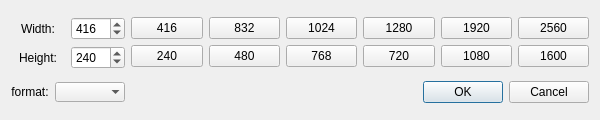
<?xml version="1.0" encoding="UTF-8"?>
<ui version="4.0">
 <class>yuvParamSet</class>
 <widget class="QDialog" name="yuvParamSet">
  <property name="geometry">
   <rect>
    <x>0</x>
    <y>0</y>
    <width>600</width>
    <height>120</height>
   </rect>
  </property>
  <property name="minimumSize">
   <size>
    <width>600</width>
    <height>120</height>
   </size>
  </property>
  <property name="maximumSize">
   <size>
    <width>619</width>
    <height>120</height>
   </size>
  </property>
  <property name="acceptDrops">
   <bool>false</bool>
  </property>
  <property name="windowTitle">
   <string>yuvParamSet</string>
  </property>
  <layout class="QGridLayout" name="gridLayout_2">
   <item row="0" column="0">
    <layout class="QHBoxLayout" name="horizontalLayout">
     <item>
      <layout class="QVBoxLayout" name="verticalLayout_3">
       <item>
        <widget class="QLabel" name="label">
         <property name="text">
          <string>Width:</string>
         </property>
         <property name="alignment">
          <set>Qt::AlignCenter</set>
         </property>
        </widget>
       </item>
       <item>
        <widget class="QLabel" name="label_2">
         <property name="text">
          <string>Height:</string>
         </property>
         <property name="alignment">
          <set>Qt::AlignCenter</set>
         </property>
        </widget>
       </item>
      </layout>
     </item>
     <item>
      <layout class="QVBoxLayout" name="verticalLayout_2">
       <item>
        <widget class="QSpinBox" name="spinBox_width">
         <property name="minimum">
          <number>240</number>
         </property>
         <property name="maximum">
          <number>2560</number>
         </property>
         <property name="singleStep">
          <number>2</number>
         </property>
         <property name="value">
          <number>416</number>
         </property>
        </widget>
       </item>
       <item>
        <widget class="QSpinBox" name="spinBox_height">
         <property name="minimum">
          <number>120</number>
         </property>
         <property name="maximum">
          <number>1600</number>
         </property>
         <property name="singleStep">
          <number>2</number>
         </property>
         <property name="value">
          <number>240</number>
         </property>
        </widget>
       </item>
      </layout>
     </item>
    </layout>
   </item>
   <item row="0" column="1">
    <layout class="QGridLayout" name="gridLayout">
     <item row="0" column="1">
      <widget class="QPushButton" name="p832">
       <property name="text">
        <string>832</string>
       </property>
      </widget>
     </item>
     <item row="0" column="3">
      <widget class="QPushButton" name="p1280">
       <property name="text">
        <string>1280</string>
       </property>
      </widget>
     </item>
     <item row="1" column="1">
      <widget class="QPushButton" name="p480">
       <property name="text">
        <string>480</string>
       </property>
      </widget>
     </item>
     <item row="0" column="0">
      <widget class="QPushButton" name="p416">
       <property name="text">
        <string>416</string>
       </property>
      </widget>
     </item>
     <item row="1" column="0">
      <widget class="QPushButton" name="p240">
       <property name="text">
        <string>240</string>
       </property>
      </widget>
     </item>
     <item row="0" column="4">
      <widget class="QPushButton" name="p1920">
       <property name="text">
        <string>1920</string>
       </property>
      </widget>
     </item>
     <item row="0" column="2">
      <widget class="QPushButton" name="p1024">
       <property name="text">
        <string>1024</string>
       </property>
      </widget>
     </item>
     <item row="0" column="5">
      <widget class="QPushButton" name="p2560">
       <property name="text">
        <string>2560</string>
       </property>
      </widget>
     </item>
     <item row="1" column="2">
      <widget class="QPushButton" name="p768">
       <property name="text">
        <string>768</string>
       </property>
      </widget>
     </item>
     <item row="1" column="5">
      <widget class="QPushButton" name="p1600">
       <property name="text">
        <string>1600</string>
       </property>
      </widget>
     </item>
     <item row="1" column="3">
      <widget class="QPushButton" name="p720">
       <property name="text">
        <string>720</string>
       </property>
      </widget>
     </item>
     <item row="1" column="4">
      <widget class="QPushButton" name="p1080">
       <property name="text">
        <string>1080</string>
       </property>
      </widget>
     </item>
    </layout>
   </item>
   <item row="1" column="1">
    <widget class="QDialogButtonBox" name="buttonBox">
     <property name="sizePolicy">
      <sizepolicy hsizetype="Preferred" vsizetype="Fixed">
       <horstretch>0</horstretch>
       <verstretch>0</verstretch>
      </sizepolicy>
     </property>
     <property name="orientation">
      <enum>Qt::Horizontal</enum>
     </property>
     <property name="standardButtons">
      <set>QDialogButtonBox::Cancel|QDialogButtonBox::Ok</set>
     </property>
    </widget>
   </item>
   <item row="1" column="0">
    <layout class="QHBoxLayout" name="horizontalLayout_2">
     <item>
      <widget class="QLabel" name="label_3">
       <property name="text">
        <string>format:</string>
       </property>
       <property name="alignment">
        <set>Qt::AlignCenter</set>
       </property>
      </widget>
     </item>
     <item>
      <widget class="QComboBox" name="comboBox_fomat">
       <property name="currentText">
        <string/>
       </property>
       <property name="currentIndex">
        <number>-1</number>
       </property>
       <property name="maxVisibleItems">
        <number>3</number>
       </property>
       <property name="maxCount">
        <number>10</number>
       </property>
       <property name="frame">
        <bool>false</bool>
       </property>
      </widget>
     </item>
    </layout>
   </item>
  </layout>
 </widget>
 <layoutdefault spacing="6" margin="11"/>
 <tabstops>
  <tabstop>spinBox_width</tabstop>
  <tabstop>spinBox_height</tabstop>
  <tabstop>p416</tabstop>
  <tabstop>p240</tabstop>
  <tabstop>p832</tabstop>
  <tabstop>p480</tabstop>
  <tabstop>p1024</tabstop>
  <tabstop>p768</tabstop>
  <tabstop>p1280</tabstop>
  <tabstop>p720</tabstop>
  <tabstop>p1920</tabstop>
  <tabstop>p1080</tabstop>
  <tabstop>p2560</tabstop>
  <tabstop>p1600</tabstop>
  <tabstop>comboBox_fomat</tabstop>
 </tabstops>
 <resources/>
 <connections>
  <connection>
   <sender>buttonBox</sender>
   <signal>accepted()</signal>
   <receiver>yuvParamSet</receiver>
   <slot>accept()</slot>
   <hints>
    <hint type="sourcelabel">
     <x>477</x>
     <y>110</y>
    </hint>
    <hint type="destinationlabel">
     <x>296</x>
     <y>73</y>
    </hint>
   </hints>
  </connection>
  <connection>
   <sender>buttonBox</sender>
   <signal>rejected()</signal>
   <receiver>yuvParamSet</receiver>
   <slot>reject()</slot>
   <hints>
    <hint type="sourcelabel">
     <x>477</x>
     <y>110</y>
    </hint>
    <hint type="destinationlabel">
     <x>296</x>
     <y>73</y>
    </hint>
   </hints>
  </connection>
 </connections>
</ui>
